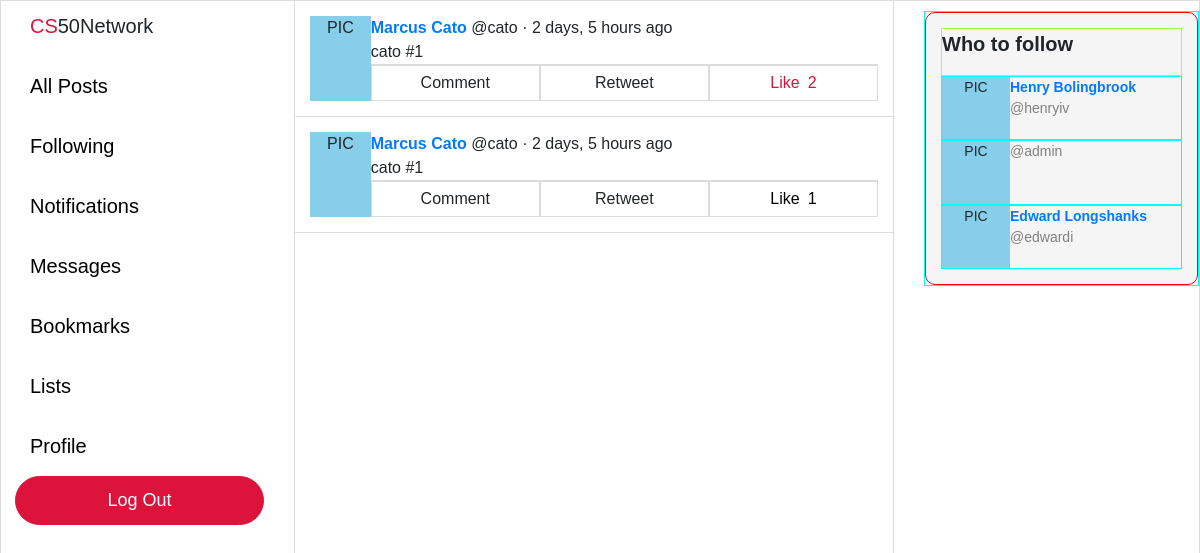
The page /following (signed in) on the database its author committed.
### network/models.py (models this page shows, shortened)
class Post(models.Model):
    user = models.ForeignKey("User", on_delete=models.CASCADE, related_name="posts")
    body = models.TextField(blank=True, max_length=280)
    likes = models.ManyToManyField("User", blank=True, related_name="likes")
    timestamp = models.DateTimeField(auto_now_add=True)
    def get_time(self):
        return humanize.naturaltime(self.timestamp)
    def total_likes(self):
        return self.likes.count()

class User(AbstractUser):
    pass

### network/views.py (the view)
# urls.py: path("following", views.following, name="following"),
def following(request):
    current_user = User.objects.get(username=request.user)
    currently_following = current_user.following.all()
    followed_posts = []
    for user in currently_following:
        followed_posts += (user.following.posts.all())
    followed_posts.sort(key=lambda post: post.timestamp, reverse=True)
    context = {
        "followed_posts": followed_posts,
        "recommend_follow": recommend_follow(request),
    }
    return render(request, "network/following.html", context)

### network/views.py (called while the page is built)
def recommend_follow(request):
    current_user = User.objects.get(username=request.user)
    not_following = User.objects.exclude(
        followers__user=current_user
    ).exclude(username=current_user)
    if len(not_following) > 3:
        sample_size = 3
    else:
        sample_size = len(not_following)
    not_following = random.sample(list(not_following), sample_size)
    return not_following

### network/templates/network/following.html (shortened to what this page needs)
{% extends "network/layout.html" %}
{% block body %}
    {% for post in followed_posts %}
    <div class="post-outer-container">
        <div class="post-container">
            <div class="profile-pic">
                PIC
            </div>
            <div class="post-body-container">
                <div class="post-body-top">
                    <div>
                        <a href="/profile/{{ post.user.username }}"><b>{{ post.user.first_name }} {{ post.user.last_name }}</a> </b> @{{ post.user.username }} · {{ post.get_time }}
                    </div>
                </div>
                <div class="post-body">
                    {{ post.body }}
                </div>
                {% if user.is_authenticated %}
                <div class="post-options">
                    <li>Comment</li>
                    <li>Retweet</li>
                    {% if request.user in post.likes.all %}
                    <li class="like-container" id="liked" title="Unlike" value="{{ post.id }}">
                        <div class="like">Like</div>
                            <div class="like-count">{{ post.total_likes }}</div>
                    </li>
                    {% else %}
                    <li class="like-container" id="not-liked" title="Like" value="{{ post.id }}">
                        <div class="like">Like</div>
                            <div class="like-count">{{ post.total_likes }}</div>
                    </li>
                    {% endif %}
                </div>
                {% endif %}
            </div>
        </div>
    </div>
    {% endfor %}
{% endblock %}

### network/templates/network/layout.html (shortened to what this page needs)
{% load static %}
<!DOCTYPE html>
<html lang="en">
    <head>
        <link rel="stylesheet" href="https://stackpath.bootstrapcdn.com/bootstrap/4.4.1/css/bootstrap.min.css">
        <link href="{% static 'network/styles.css' %}" rel="stylesheet">
    </head>
    <body>
        <div class="left-pane">
            <nav class="navigation-bar">
                    <div class="logo">
                        <div><span style="color: crimson">CS</span>50Network</div>
                    </div>
                    <div class="navigation-item-container">
                        <div class="navigation-item">
                            <a class="navigation-link" href="{% url 'index' %}">All Posts</a>
                        </div>
                    </div>
                    {% if user.is_authenticated %}
                    <div class="navigation-item-container">
                        <div class="navigation-item">
                            <a class="navigation-link" href="{% url 'following' %}">Following</a>
                        </div>
                    </div>
                    <div class="navigation-item-container">
                        <div class="navigation-item">
                            <a class="navigation-link" href="#">Notifications</a>
                        </div>
                    </div>
                    <div class="navigation-item-container">
                        <div class="navigation-item">
                            <a class="navigation-link" href="#">Messages</a>
                        </div>
                    </div>
                    <div class="navigation-item-container">
                        <div class="navigation-item">
                            <a class="navigation-link" href="#">Bookmarks</a>
                        </div>
                    </div>
                    <div class="navigation-item-container">
                        <div class="navigation-item">
                            <a class="navigation-link" href="#">Lists</a>
                        </div>
                    </div>
                    <div class="navigation-item-container">
                        <div class="navigation-item">
                            <a class="navigation-link" href="/profile/{{ request.user }}">Profile</a>
                        </div>
                    </div>
                    {% endif %}
                    {% if user.is_authenticated %}
                    <div class="logout">
                        <a class="navigation-link" href="{% url 'logout' %}">Log Out</a>
                    </div>
                    {% endif %}
            </nav>
        </div>
        <div class="body">
            {% block body %}
            {% endblock %}
        </div>
        <div class="right-pane">
            {% if user.is_authenticated %}
            <div class="who-to-follow-container">
                <div class="who-to-follow">
                        <p>Who to follow</p>
                        {% for user in recommend_follow %}
                        <div class="recommend-follow">
                            <div class="profile-pic">
                                PIC
                            </div>
                            <div class="recommend-user">
                                <a href="/profile/{{ user.username }}"><div>{{ user.first_name }} {{ user.last_name }}</div></a>
                                <div>@{{ user.username }}</div>
                            </div>
                        </div>
                        {% endfor %}
                </div>
            </div>
            {% endif %}
        </div>
    </body>
</html>

### network/static/network/styles.css (style rules this page uses)
body { border: 1px solid gainsboro; display: grid; font-family: Arial, Helvetica, sans-serif; font-size: 18px; grid-template-columns: 2fr minmax(400px, 600px) 2fr; grid-template-rows: 1fr; height: 100vh; width: 100vw; overflow: hidden; }
.navigation-bar { font-size: 20px; margin-top: 10px; margin-left: auto; margin-right: 30px; max-width: 250px; width: 85%; }
.logo { cursor: default; padding-left: 15px; padding-bottom: 15px; }
.navigation-item-container { display: block; }
.navigation-item a { border-radius: 25px; display: inline-block; margin: 5px 0 5px 0; padding: 10px 15px 10px 15px; transition: background-color 0.15s linear; }
.navigation-link { color: black; }
.logout .navigation-link, .register .navigation-link { color: white; font-size: 18px; }
.logout a, .register a { background-color: crimson; border: 1px solid crimson; border-radius: 25px; display: flex; justify-content: center; padding: 10px 0 10px 0; transition: filter 0.25s }
.body { border-left: 1px solid gainsboro; border-right: 1px solid gainsboro; overflow: scroll; width: 100%; }
.post-outer-container { border-bottom: 1px solid gainsboro; padding: 15px; }
.post-container { background-color: white; display: flex; font-size: 16px; height: auto; width: 100%; }
.profile-pic { text-align: center; width: 68px; background-color: skyblue; }
.post-body-container { width: 100%; }
.post-body-top { display: flex; justify-content: space-between; }
.post-options { border-top: 1px solid gainsboro; display: flex; justify-content: space-around; }
.post-options li { border: 1px solid gainsboro; list-style: none; padding: 5px 0 5px 0; text-align: center; width: 100%; }
.like-container { display: flex; justify-content: center; }
.like { margin-right: 4px; }
.like-count { margin-left: 4px; }
#liked { color: crimson; }
#not-liked { color: black; }
.right-pane { display: block; justify-content: left; }
.who-to-follow-container { margin-top: 10px; margin-left: 30px; height: 275px; width: 275px; border: 1px solid cyan; }
.who-to-follow { background-color: whitesmoke; border-radius: 10px; padding: 15px; height: 100%; width: 100%; border: 1px solid red; display: grid; grid-template-rows: .25fr 1fr 1fr 1fr; }
.who-to-follow p { border: 1px solid greenyellow; font-size: 20px; font-weight: bold; height: 100%; }
.recommend-follow { border: 1px solid cyan; height: 100%; font-size: 14px; display: flex; }
.recommend-user div:nth-child(1) { font-weight: bold; }
.recommend-user div:nth-child(2) { color: gray; }

### rows shown on the page
Post: user.first_name "Marcus", user.last_name "Cato", user.username "cato", get_time "2 days, 5 hours ago", body "cato #1", total_likes "2"
Post: user.first_name "Marcus", user.last_name "Cato", user.username "cato", get_time "2 days, 5 hours ago", body "cato #1", total_likes "1"
User: first_name "Henry", last_name "Bolingbrook", username "henryiv"
User: username "admin"
User: first_name "Edward", last_name "Longshanks", username "edwardi"
